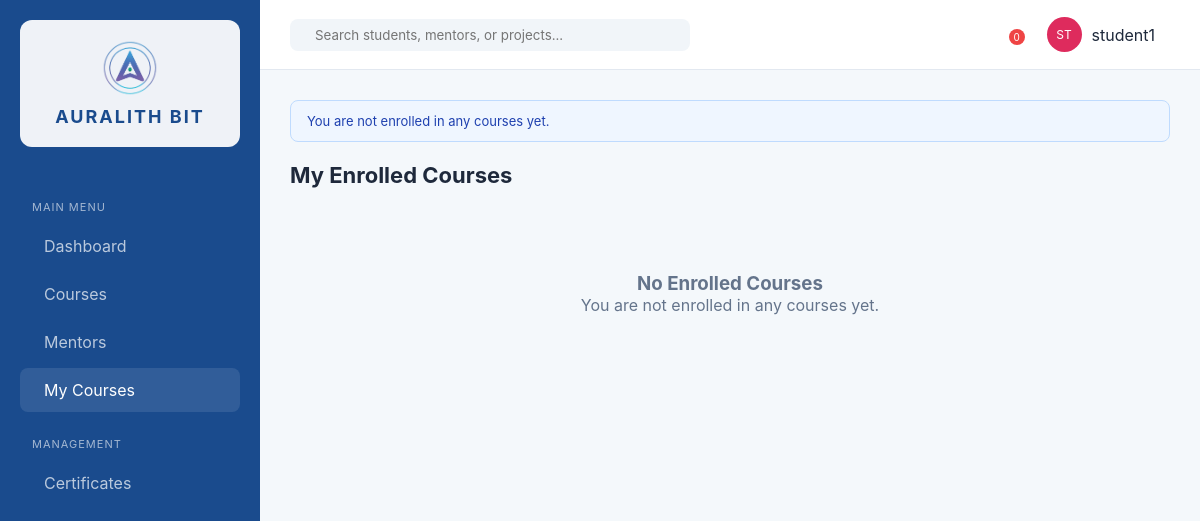
Before: /my-courses/ (signed in) with the older database file.
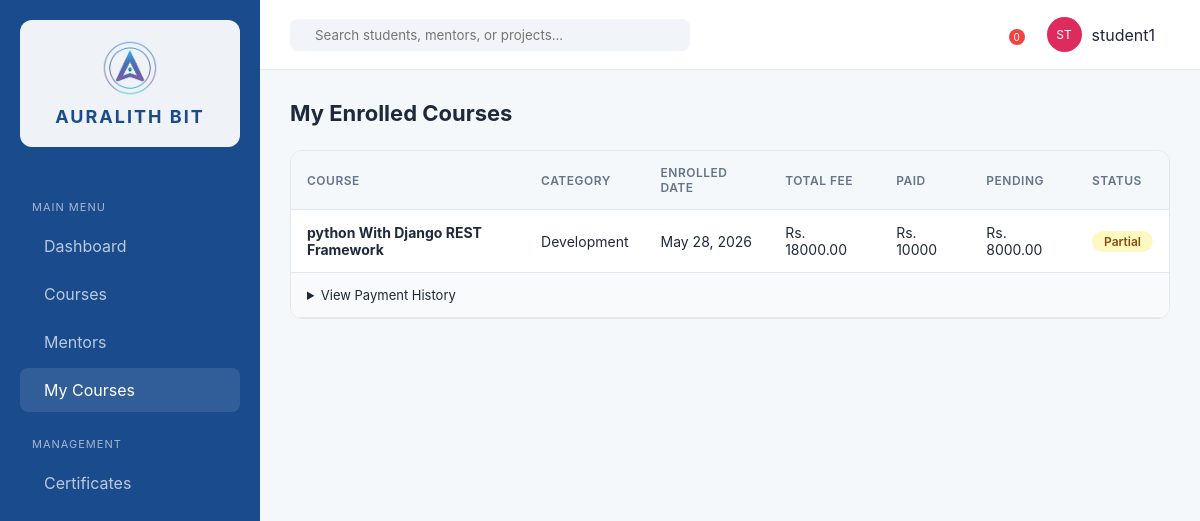
After: the same page with the newer database file.
### erp_app/models.py (models this page shows, shortened)
class CourseEnrollment(models.Model):
    STATUS_CHOICES = [
        ('active', 'Active'),
        ('completed', 'Completed'),
        ('dropped', 'Dropped'),
    ]
    student = models.ForeignKey(Student, on_delete=models.CASCADE, related_name='enrollments')
    course = models.ForeignKey(Course, on_delete=models.CASCADE, related_name='enrollments')
    total_fee = models.DecimalField(max_digits=10, decimal_places=2, default=0)
    enrolled_date = models.DateField(auto_now_add=True)
    status = models.CharField(max_length=20, choices=STATUS_CHOICES, default='active')
    class Meta:
        unique_together = ['student', 'course']
    def total_paid(self):
        return self.payments.aggregate(total=models.Sum('amount'))['total'] or 0
    def pending_fee(self):
        return self.total_fee - self.total_paid()
    def is_fully_paid(self):
        return self.pending_fee() <= 0

class Course(models.Model):
    STATUS_CHOICES = [
        ('live', 'Live'),
        ('upcoming', 'Upcoming'),
        ('enrollment', 'Enrollment'),
        ('completed', 'Completed'),
    ]
    CATEGORY_CHOICES = [
        ('development', 'Development'),
        ('design', 'UI/UX'),
        ('qa', 'Digital Marketing'),
        ('marketing', 'Graphic Designing'),
    ]
    name = models.CharField(max_length=200)
    mentor = models.ForeignKey(Mentor, on_delete=models.SET_NULL, null=True, blank=True)
    category = models.CharField(max_length=50, choices=CATEGORY_CHOICES, default='development')
    duration_weeks = models.PositiveIntegerField(default=8)
    status = models.CharField(max_length=20, choices=STATUS_CHOICES, default='enrollment')
    description = models.TextField(blank=True)
    syllabus = models.FileField(upload_to='syllabi/', null=True, blank=True)
    students_count = models.PositiveIntegerField(default=0)
    completion_percent = models.PositiveIntegerField(default=0)
    created_at = models.DateTimeField(auto_now_add=True)
    class Meta:
        ordering = ['-created_at']

### erp_app/views.py (the view)
# urls.py: path('my-courses/', views.my_courses, name='my_courses'),
@login_required
def my_courses(request):
    if not hasattr(request.user, 'student_profile'):
        messages.error(request, 'Only students can access this page.')
        return redirect('dashboard')
    student = request.user.student_profile
    enrollments = CourseEnrollment.objects.filter(
        student=student, status__in=['active', 'completed']
    ).select_related('course').prefetch_related('payments')
    if not enrollments:
        messages.info(request, 'You are not enrolled in any courses yet.')
    roles = get_user_roles(request.user)
    context = {
        'enrollments': enrollments,
        'is_any_staff': has_role(request.user, SUPER_ADMIN, TEACHING_STAFF, NORMAL_STAFF),
        'is_super_admin': SUPER_ADMIN in roles,
        'is_teaching_staff': TEACHING_STAFF in roles,
        'is_normal_staff': NORMAL_STAFF in roles,
    }
    return render(request, 'erp_app/my_courses.html', context)

### erp_app/roles.py (called while the page is built)
def get_user_roles(user):
    if not user.is_authenticated:
        return []
    roles = set()
    if user.is_superuser:
        roles.add(SUPER_ADMIN)
    for group in user.groups.all():
        roles.add(group.name)
    if hasattr(user, 'student_profile') and user.student_profile:
        roles.add(STUDENT)
    return list(roles)

def has_role(user, *roles):
    user_roles = get_user_roles(user)
    return any(r in user_roles for r in roles)

### erp_app/templates/erp_app/my_courses.html (shortened to what this page needs)
{% extends 'erp_app/base.html' %}
{% load static %}
{% block content %}
<div class="page-header">
    <h1>My Enrolled Courses</h1>
</div>
{% if enrollments %}
<div class="table-container">
    <table class="data-table">
        <thead>
            <tr>
                <th>Course</th>
                <th>Category</th>
                <th>Enrolled Date</th>
                <th>Total Fee</th>
                <th>Paid</th>
                <th>Pending</th>
                <th>Status</th>
            </tr>
        </thead>
        <tbody>
            {% for enrollment in enrollments %}
            <tr>
                <td><strong>{{ enrollment.course.name }}</strong></td>
                <td>{{ enrollment.course.get_category_display }}</td>
                <td>{{ enrollment.enrolled_date }}</td>
                <td>Rs. {{ enrollment.total_fee }}</td>
                <td>Rs. {{ enrollment.total_paid }}</td>
                <td>Rs. {{ enrollment.pending_fee }}</td>
                <td>
                    {% if enrollment.is_fully_paid %}
                    <span class="badge badge-success">Completed</span>
                    {% elif enrollment.total_paid > 0 %}
                    <span class="badge badge-warning">Partial</span>
                    {% else %}
                    <span class="badge badge-danger">Pending</span>
                    {% endif %}
                </td>
            </tr>
            {% if enrollment.payments.all %}
            <tr style="background: #f8fafc;">
                <td colspan="7">
                    <details>
                        <summary style="cursor:pointer;color:var(--primary);font-size:13px;">View Payment History</summary>
                    </details>
                </td>
            </tr>
            {% endif %}
            {% endfor %}
        </tbody>
    </table>
</div>
{% else %}
<div class="empty-state">
    <h3>No Enrolled Courses</h3>
    <p>You are not enrolled in any courses yet.</p>
</div>
{% endif %}
{% endblock %}

### erp_app/templates/erp_app/base.html (shortened to what this page needs)
<!DOCTYPE html>
{% load static %}
<html lang="en">
<head>
    <link rel="stylesheet" href="{% static 'erp_app/css/style.css' %}">
</head>
<body>
    <div class="app-container">
        <aside class="sidebar">
            <div class="brand">
                <img src="{% static 'erp_app/images/AURALITH_logo.png' %}" alt="Auralith Bit Logo" class="sidebar-logo">
                <h2>AURALITH BIT</h2>
            </div>
            <nav>
                <p class="nav-label">Main Menu</p>
                <a href="{% url 'dashboard' %}" {% if request.resolver_match.url_name == 'dashboard' %}class="active"{% endif %}> Dashboard</a>
                {% if is_any_staff or is_student or is_intern %}
                <a href="{% url 'courses' %}" {% if request.resolver_match.url_name == 'courses' %}class="active"{% endif %}> Courses</a>
                {% endif %}
                {% if is_teaching_staff or is_super_admin or is_intern or is_student %}
                <a href="{% url 'mentors' %}" {% if request.resolver_match.url_name == 'mentors' %}class="active"{% endif %}> Mentors</a>
                {% endif %}
                {% if is_student or is_intern %}
                <a href="{% url 'my_courses' %}" {% if request.resolver_match.url_name == 'my_courses' %}class="active"{% endif %}> My Courses</a>
                {% endif %}
                <p class="nav-label">Management</p>
                {% if is_any_staff or is_student or is_intern %}
                <a href="{% url 'certificates' %}" > Certificates</a>
                {% endif %}
            </nav>
        </aside>
        <main class="workspace">
            <header class="top-nav">
                <form class="search-box" method="get" action="{% url 'search' %}">
                    <input type="text" name="q" placeholder="Search students, mentors, or projects..." value="{{ request.GET.q|default_if_none:'' }}">
                </form>
                <div class="user-profile" style="position:relative;display:flex;align-items:center;gap:10px;">
                    <button id="notificationToggle" type="button" style="background:none;border:none;color:inherit;cursor:pointer;position:relative;padding:0;font-size:18px;">
                        <span id="notificationCount" style="position:absolute;top:-6px;right:-6px;width:16px;height:16px;border-radius:50%;background:#EF4444;color:white;font-size:10px;display:flex;align-items:center;justify-content:center;">0</span>
                    </button>
                    <div class="avatar">{{ user_initials }}</div>
                    <span>{{ request.user.get_full_name|default:request.user.username }}</span>
                </div>
            </header>
            <div class="content">
                {% if messages %}
                <div class="messages">
                    {% for message in messages %}
                    <div class="alert alert-{{ message.tags }}">{{ message }}</div>
                    {% endfor %}
                </div>
                {% endif %}
                {% block content %}{% endblock %}
            </div>
        </main>
    </div>
</body>
</html>

### erp_app/static/erp_app/css/style.css (style rules this page uses)
:root { --auralith-blue: #1A4B8D; --auralith-light: #F4F8FB; --accent: #DE2B5D; --text-dark: #1E293B; --text-muted: #64748B; --sidebar-w: 260px; --bg: #F4F8FB; --surface: #FFFFFF; --surface-alt: #FFFFFF; --panel-border: #E2E8F0; --topnav-bg: #FFFFFF; --search-bg: #F1F5F9; }
* { margin: 0; padding: 0; box-sizing: border-box; font-family: 'Inter', sans-serif; }
body { background: var(--bg); color: var(--text-dark); }
.app-container { display: flex; min-height: 100vh; }
.sidebar { width: var(--sidebar-w); background: var(--auralith-blue); color: white; padding: 20px; position: fixed; height: 100vh; overflow-y: auto; left: 0; top: 0; display: flex; flex-direction: column; }
nav { flex: 1; }
.nav-label { font-size: 11px; text-transform: uppercase; opacity: 0.5; margin: 20px 0 10px; }
nav a { display: flex; align-items: center; gap: 12px; color: rgba(255,255,255,0.7); text-decoration: none; padding: 12px; border-radius: 8px; margin-bottom: 4px; transition: 0.3s; }
nav a:hover, nav a.active { background: rgba(255,255,255,0.1); color: white; }
.workspace { flex: 1; display: flex; flex-direction: column; margin-left: var(--sidebar-w); }
.top-nav { height: 70px; background: var(--topnav-bg); display: flex; justify-content: space-between; align-items: center; padding: 0 30px; border-bottom: 1px solid var(--panel-border); }
.search-box { display: flex; align-items: center; background: var(--search-bg); padding: 8px 15px; border-radius: 8px; width: 400px; }
.search-box input { border: none; background: transparent; outline: none; margin-left: 10px; width: 100%; }
.user-profile { display: flex; align-items: center; gap: 15px; }
.avatar { background: var(--accent); color: white; width: 35px; height: 35px; border-radius: 50%; display: flex; align-items: center; justify-content: center; font-size: 12px; }
.content { padding: 30px; }
table { width: 100%; border-collapse: collapse; }
th { text-align: left; padding: 12px; font-size: 12px; color: #64748B; border-bottom: 1px solid #F1F5F9; }
td { padding: 15px 12px; font-size: 14px; border-bottom: 1px solid #F1F5F9; }
.nav-label { font-size: 11px; text-transform: uppercase; opacity: 0.6; margin: 25px 0 10px 12px; letter-spacing: 1px; }
.brand { display: flex; flex-direction: column; align-items: center; justify-content: center; gap: 10px; margin: 0 0 28px; padding: 20px 28px; background: rgba(255,255,255,0.93); border-radius: 12px; text-align: center; }
.sidebar-logo { width: 56px; height: auto; object-fit: contain; border-radius: 8px; }
.brand h2 { font-size: 18px; color: var(--auralith-blue); letter-spacing: 2px; white-space: nowrap; }

### erp_app/templates/erp_app/my_courses.html (style rules this page uses)
.page-header { display: flex; justify-content: space-between; align-items: center; margin-bottom: 24px; }
.page-header h1 { margin: 0; font-size: 22px; color: var(--text-dark); }
.table-container { background: var(--surface); border: 1px solid var(--panel-border); border-radius: 12px; overflow: hidden; }
.data-table { width: 100%; border-collapse: collapse; }
.data-table th, .data-table td { padding: 14px 16px; text-align: left; border-bottom: 1px solid var(--panel-border); }
.data-table th { background: var(--bg); font-size: 12px; text-transform: uppercase; letter-spacing: 0.5px; color: var(--text-muted); font-weight: 600; }
.badge { display: inline-block; padding: 3px 12px; border-radius: 20px; font-size: 12px; font-weight: 600; }
.badge-warning { background: #fef9c3; color: #854d0e; }

Changed rows visible on the page:
added CourseEnrollment: course.name "python With Django REST Framework", course.category "Development", enrolled_date "May 28, 2026", total_fee "18000.00", total_paid "10000", pending_fee "8000.00", shows "Partial"
Other visible differences:
text no longer shown: "No Enrolled Courses You are not enrolled in any courses yet."
text now shown: "COURSE CATEGORY ENROLLED DATE TOTAL FEE PAID PENDING STATUS"
list line gone: "You are not enrolled in any courses yet."
